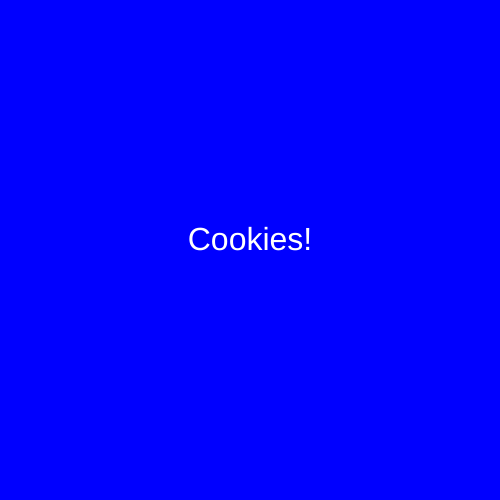
Frame 1 (no input)
Frame 60 (no input): identical to frame 1, image omitted
Frame 120 (the mouse pressed at the canvas centre since frame 60): identical to frame 1, image omitted

The p5.js sketch that drew this single still picture (run headless with seeded random() and noise() and a simulated clock; from frame 60 on, the mouse is pressed at the canvas centre):

// p5.js sketch
// ── sketch.js
function setup() {
  createCanvas(500, 500);
  textAlign(CENTER) ;
}

function draw() {
  background('blue') ;
  fill('white') ;
  textSize(32) ;
  text("Cookies!", 250, 250) ;
}
